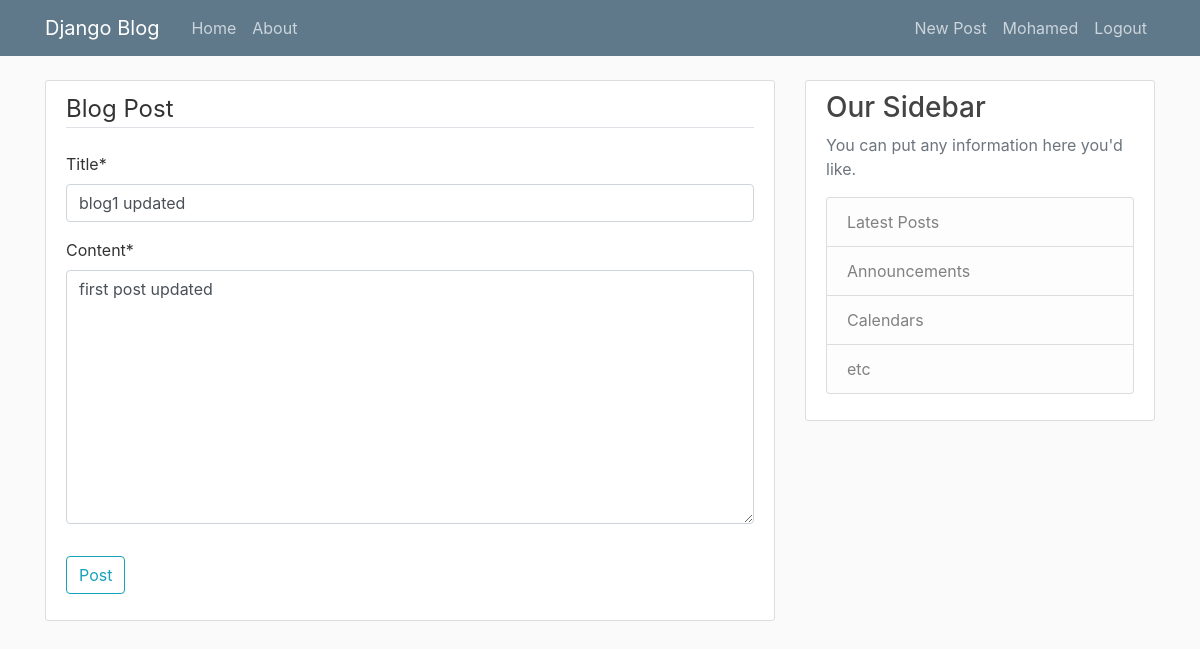
The app's page /post/1/update (signed in), older data.
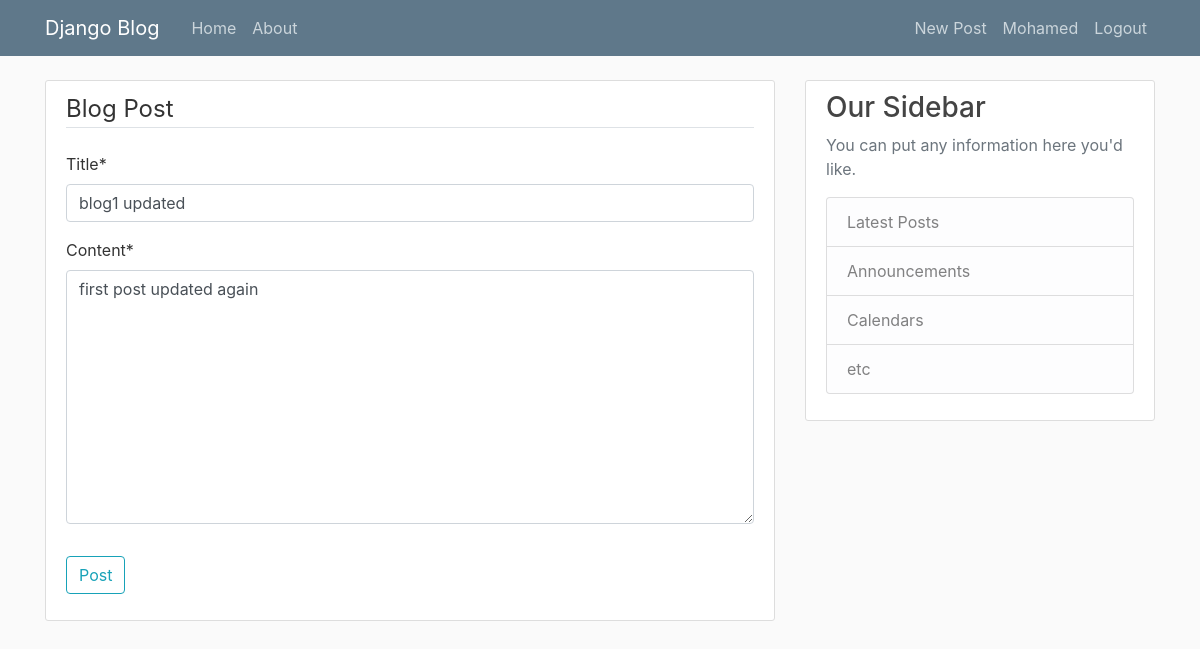
The same page, newer data.
### blog/models.py (models this page shows, shortened)
class Post(models.Model):
    title = models.CharField(max_length=100)
    content = models.TextField()
    date_posted = models.DateTimeField(default=timezone.now)
    author = models.ForeignKey(User, on_delete=models.CASCADE)

### blog/views.py (the view, shortened to what this page needs)
# urls.py: path('post/<int:pk>/update', views.PostUpdateView.as_view(), name='post-update'),
class PostUpdateView(LoginRequiredMixin, UserPassesTestMixin, UpdateView):
    model = Post
    fields = ['title', 'content']
    def test_func(self):
        post = self.get_object()
        if self.request.user == post.author:
            return True
        return False

### blog/templates/blog/post_form.html (shortened to what this page needs)
{% extends "blog/base.html" %}
{% load crispy_forms_tags %}
{% block content %}
    <div class="content-section">
        <form method="POST">
            <fieldset class="form-group">
                <legend class="border-bottom mb-4">Blog Post</legend>
                {{ form|crispy }}
            </fieldset>
            <div class="form-group">
                <button class="btn btn-outline-info" type="submit">Post</button>
            </div>
        </form>
    </div>
{% endblock content %}

### blog/templates/blog/base.html (shortened to what this page needs)
{% load static %}
<!DOCTYPE html>
<html>
<head>
    <link rel="stylesheet" href="https://maxcdn.bootstrapcdn.com/bootstrap/4.0.0/css/bootstrap.min.css">
    <link rel="stylesheet" type="text/css" href="{% static 'blog/main.css' %}">
</head>
<body>
    <header class="site-header">
      <nav class="navbar navbar-expand-md navbar-dark bg-steel fixed-top">
        <div class="container">
          <a class="navbar-brand mr-4" href="{% url 'blog-home' %}">Django Blog</a>
          <div class="collapse navbar-collapse" id="navbarToggle">
            <div class="navbar-nav mr-auto">
              <a class="nav-item nav-link" href="{% url 'blog-home' %}">Home</a>
              <a class="nav-item nav-link" href="{% url 'blog-about' %}">About</a>
            </div>
            <div class="navbar-nav">
            {% if user.is_authenticated %}
                <a class="nav-item nav-link" href="{% url 'post-new' %}">New Post</a>
                <a class="nav-item nav-link" href="{% url 'profile' %}">{{ user.username }}</a>
                <a class="nav-item nav-link" href="{% url 'logout'%}">Logout</a>
            {% else %}
                <a class="nav-item nav-link" href="{% url 'login'%}">Login</a>
                <a class="nav-item nav-link" href="{% url 'register'%}">Register</a>
            {% endif %}
            </div>
          </div>
        </div>
      </nav>
    </header>
    <main role="main" class="container">
      <div class="row">
        <div class="col-md-8">
          {% block content %}{% endblock %}
        </div>
        <div class="col-md-4">
          <div class="content-section">
            <h3>Our Sidebar</h3>
            <p class='text-muted'>You can put any information here you'd like.
              <ul class="list-group">
                <li class="list-group-item list-group-item-light">Latest Posts</li>
                <li class="list-group-item list-group-item-light">Announcements</li>
                <li class="list-group-item list-group-item-light">Calendars</li>
                <li class="list-group-item list-group-item-light">etc</li>
              </ul>
            </p>
          </div>
        </div>
      </div>
    </main>
</body>
</html>

### blog/static/blog/main.css (style rules this page uses)
body { background: #fafafa; color: #333333; margin-top: 5rem; }
h1, h2, h3, h4, h5, h6 { color: #444444; }
ul { margin: 0; }
.bg-steel { background-color: #5f788a; }
.site-header .navbar-nav .nav-link { color: #cbd5db; }
.content-section { background: #ffffff; padding: 10px 20px; border: 1px solid #dddddd; border-radius: 3px; margin-bottom: 20px; }

Row changes from the older to the newer data that the page shows:
changed Post "blog1 updated": content "first post updated" → "first post updated again"
